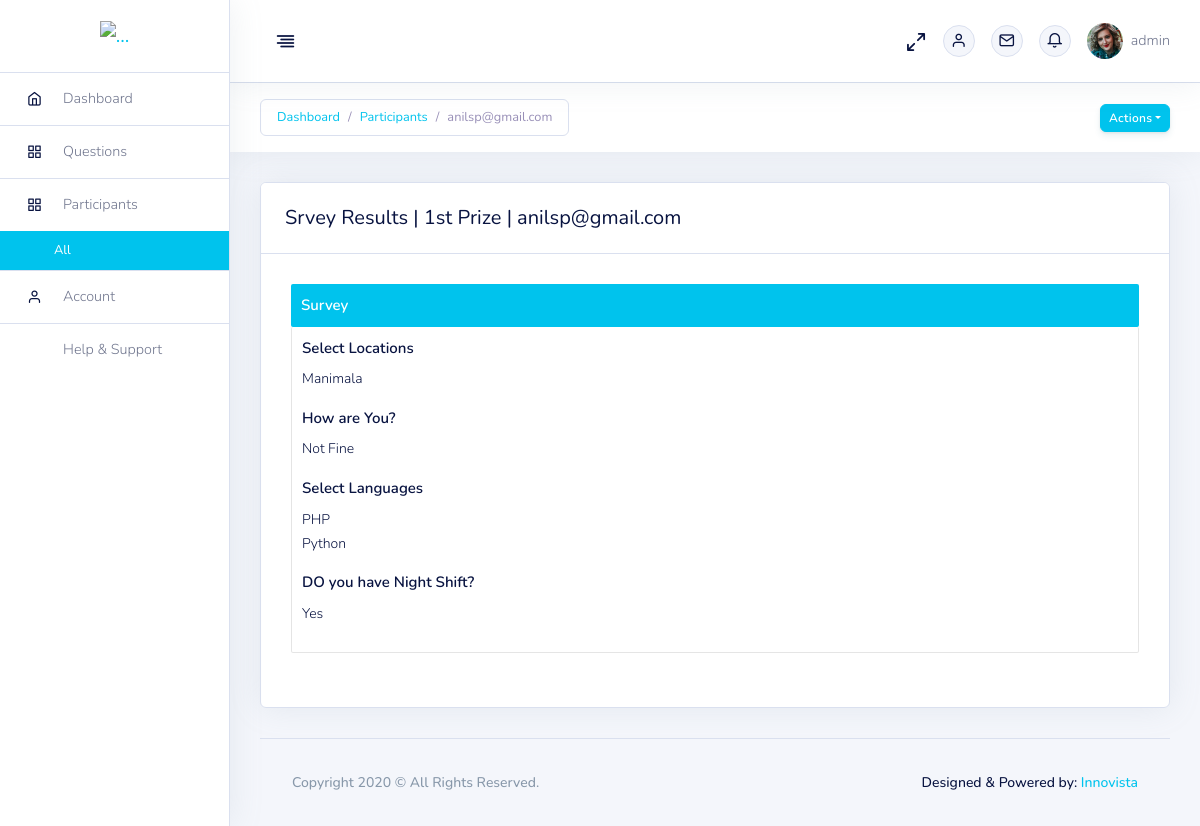
Page /master/participants/3/ (signed in) on the committed database.
### master/models.py (models this page shows, shortened)
class Participant(models.Model):
    full_name = models.CharField(max_length=50)
    email = models.EmailField(unique=True)
    is_completed = models.BooleanField(default=False)
    created_at = models.DateTimeField(auto_now_add=True)
    updated_at = models.DateTimeField(auto_now=True)

class Question(models.Model):
    title = models.CharField(max_length=1000)
    is_multiple = models.BooleanField(default=False)
    is_mandatory = models.BooleanField(default=False)
    created_at = models.DateTimeField(auto_now_add=True)
    updated_at = models.DateTimeField(auto_now=True)

class Choises(models.Model):
    question = models.ForeignKey(Question,on_delete=models.PROTECT)
    choice = models.TextField(max_length=1000)
    created_at = models.DateTimeField(auto_now_add=True)
    updated_at = models.DateTimeField(auto_now=True)

### master/views.py (the view)
# urls.py: path('participants/<int:id>/',views.participant),
@login_required(login_url="/master/login/")
def participant(request,id):
    msg = ''
    participant = models.Participant.objects.get(id=id)
    survey = models.Result.objects.filter(participant_id=id)
    data = {}
    for i in survey:
        if str(i.question_id) in data:
            data[str(i.question_id)]['ans'] = data[str(i.question_id)]['ans'] + [str(i.answer.choice),]
        else:
             data[str(i.question_id)] = {"question":i.question.title,"ans":[str(i.answer.choice),]}
    template = loader.get_template('master/participant.html')
    return HttpResponse(template.render({'msg':msg,'participant':participant,'survey':survey,'page':'parti','data':data},request))

### templates/master/participant.html (shortened to what this page needs)
{% extends 'master/base.html' %}
{% load static %}
{% block datatablecss %}
	<link href="{% static 'assets/plugins/datatable/dataTables.bootstrap4.min.css' %}" rel="stylesheet" />
{% endblock %}
{% block content %}
<div class="page-header mt-0 shadow p-3">
								<ol class="breadcrumb mb-sm-0">
									<li class="breadcrumb-item"><a href="/master/dashboard/">Dashboard</a></li>
									<li class="breadcrumb-item"><a href="/master/participants/">Participants</a></li>
                                    <li class="breadcrumb-item active" aria-current="page">{{ participant.email }}</li>
								</ol>
								<div class="btn-group mb-0">
									<button type="button" class="btn btn-primary btn-sm dropdown-toggle" data-toggle="dropdown" aria-haspopup="true" aria-expanded="false">Actions</button>
								</div>
							</div>
									<div class="row">
									<div class="col-md-12">
									<div class="card shadow">
										<div class="card-header">
											<h2 class="mb-0">Srvey Results | {{ participant.full_name }} | {{ participant.email }}</h2>
										</div>
										<div class="card-body accordion2">
											<div class="panel-group1" id="accordion1">
												<div class="panel panel-default mb-4">
													<div class="panel-heading1 ">
														<h4 class="panel-title1">
															<a class="accordion-toggle collapsed" data-toggle="collapse" data-parent="#accordion1" href="#collapseFour" aria-expanded="false">Survey</a>
														</h4>
													</div>
													<div id="collapseFour" class="panel-collapse collapsed" role="tabpanel" aria-expanded="true" style="">
														<div class="panel-body">{% for key, values in data.items %}
														<h4>{{ values.question }}</h4>
															<p class="text-sm">{% for j in values.ans %}
																{{ j }}<br>
																{% endfor %} </p>
															{% endfor %}
														</div>
													</div>
												</div>
											</div>
										</div>
									</div>
								</div>
									</div>
{% endblock %}

### templates/master/base.html (shortened to what this page needs)
<!DOCTYPE html>
<html lang="en" dir="ltr">
{% load static %}
<head>
	<link href="{% static 'assets/css/icons.css' %}" rel="stylesheet">
	<link rel="stylesheet" href="{% static 'assets/plugins/bootstrap/css/bootstrap.min.css' %}">
	<link href="{% static 'assets/css/dashboard.css' %}" rel="stylesheet" type="text/css">
	<link href="{% static 'assets/plugins/tabs/style.css' %}" rel="stylesheet" type="text/css">
    <link href="{% static 'assets/plugins/jvectormap/jquery-jvectormap-2.0.2.css' %}" rel="stylesheet" />
	<link href="{% static 'assets/plugins/customscroll/jquery.mCustomScrollbar.css' %}" rel="stylesheet" />
	<link href="{% static 'assets/plugins/toggle-sidebar/css/sidemenu.css' %}" rel="stylesheet">
	<link href="{% static 'assets/plugins/sweet-alert/sweetalert.css' %}" rel="stylesheet" />
    <link rel="stylesheet" href="http://code.jquery.com/ui/1.8.18/themes/base/jquery-ui.css" type="text/css" media="all" />
    {% block datatablecss %}{% endblock %}
</head>
<body class="app sidebar-mini rtl" onload="sucdlt()">
	<div class="page">
		<div class="page-main">
			<aside class="app-sidebar ">
				<div class="sidebar-img">
					<a class="navbar-brand" href="/master/dashboard/"><img alt="..." class="navbar-brand-img main-logo" src="https://icon2.cleanpng.com/20180816/jae/kisspng-computer-icons-login-user-system-administrator-ima-editing-mafsyah-template-5b75843a7b1045.0356392015344282185041.jpg"> </a>
					<ul class="side-menu">
						<li class="slide {% if mainp == "dashboard" %}is-expanded{% endif %}">
							<a class="side-menu__item" data-toggle="slide" href="#"><i class="side-menu__icon fe fe-home"></i><span class="side-menu__label">Dashboard</span><i class="angle fa fa-angle-right"></i></a>
						</li>
						<li class="slide {% if page == "questions" %}is-expanded{% endif %}">
							<a class="side-menu__item" data-toggle="slide" href="#"><i class="side-menu__icon fe fe-grid"></i><span class="side-menu__label">Questions</span><i class="angle fa fa-angle-right"></i></a>
						</li>
                    <li class="slide {% if page == "parti" %}is-expanded{% endif %}">
							<a class="side-menu__item" data-toggle="slide" href="#"><i class="side-menu__icon fe fe-grid"></i><span class="side-menu__label">Participants</span><i class="angle fa fa-angle-right"></i></a>
							<ul class="slide-menu">
								<li>
									<a href="#" class="slide-item {% if page == 'parti' %}active{% endif %}"  onclick="location.href='/master/participants/';">All</a>
								</li>
							</ul>
						</li>
						<li class="slide">
							<a class="side-menu__item" data-toggle="slide" href="#"><i class="side-menu__icon fe fe-user"></i><span class="side-menu__label">Account</span><i class="angle fa fa-angle-right"></i></a>
						</li>
						<li>
							<a class="side-menu__item" href=""><i class="side-menu__icon fa fa-question-circle"></i><span class="side-menu__label">Help & Support</span></a>
						</li>
					</ul>
				</div>
			</aside>
			<div class="app-content ">
				<div class="side-app">
					<div class="main-content">
						<nav class="navbar navbar-top  navbar-expand-md navbar-dark" id="navbar-main">
							<div class="container-fluid">
								<a aria-label="Hide Sidebar" class="app-sidebar__toggle" data-toggle="sidebar" href="#"></a>
								<ul class="navbar-nav align-items-center ">
									<li class="nav-item d-none d-md-flex">
										<div class="dropdown d-none d-md-flex mt-2 ">
											<a class="nav-link full-screen-link pl-0 pr-0"><i class="fe fe-maximize-2 floating " id="fullscreen-button"></i></a>
										</div>
									</li>
									<li class="nav-item dropdown d-none d-md-flex">
										<a aria-expanded="false" aria-haspopup="true" class="nav-link pr-0" data-toggle="dropdown" href="#" role="button">
										<div class="media align-items-center">
											<i class="fe fe-user "></i>
										</div></a>
									</li>
									<li class="nav-item dropdown d-none d-md-flex">
										<a aria-expanded="false" aria-haspopup="true" class="nav-link pr-0" data-toggle="dropdown" href="#" role="button">
										<div class="media align-items-center">
											<i class="fe fe-mail "></i>
										</div></a>
									</li>
									<li class="nav-item dropdown d-none d-md-flex">
										<a aria-expanded="false" aria-haspopup="true" class="nav-link pr-0" data-toggle="dropdown" href="#" role="button">
										<div class="media align-items-center">
											<i class="fe fe-bell f-30 "></i>
										</div></a>
									</li>
									<li class="nav-item dropdown">
										<a aria-expanded="false" aria-haspopup="true" class="nav-link pr-md-0" data-toggle="dropdown" href="#" role="button">
										<div class="media align-items-center">
											<span class="avatar avatar-sm rounded-circle"><img alt="Image placeholder" src="{% static 'assets/img/faces/female/32.jpg' %}"></span>
											<div class="media-body ml-2 d-none d-lg-block">
												<span class="mb-0 ">{{ request.user }}</span>
											</div>
										</div></a>
									</li>
								</ul>
							</div>
						</nav>
						<div class="container-fluid pt-8">
                            {% block content %}{% endblock %}
							<footer class="footer">
								<div class="row align-items-center justify-content-xl-between">
									<div class="col-xl-6">
										<div class="copyright text-center text-xl-left text-muted">
											<p class="text-sm font-weight-500">Copyright {% now "Y" %} © All Rights Reserved.</p>
										</div>
									</div>
									<div class="col-xl-6">
										<p class="float-right text-sm font-weight-500">Designed &amp; Powered by: <a href="#">Innovista</a></p>
									</div>
								</div>
							</footer>
						</div>
					</div>
				</div>
			</div>
		</div>
	</div>
</body>
</html>

### rows in the picture
Participant: email "anilsp@gmail.com", full_name "1st Prize"
Question: question "Select Locations"
Choises: ans "Manimala"
Question: question "How are You?"
Choises: ans "Not Fine"
Question: question "Select Languages"
Choises: ans "PHP"
Choises: ans "Python"
Question: question "DO you have Night Shift?"
Choises: ans "Yes"

### other values in the picture
{{ request.user }} "admin"
